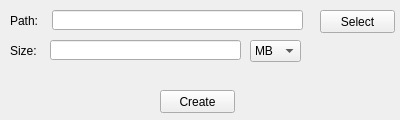
<?xml version="1.0" encoding="UTF-8"?>
<ui version="4.0">
 <class>CreateContainerWindow</class>
 <widget class="QWidget" name="CreateContainerWindow">
  <property name="geometry">
   <rect>
    <x>0</x>
    <y>0</y>
    <width>400</width>
    <height>120</height>
   </rect>
  </property>
  <property name="sizePolicy">
   <sizepolicy hsizetype="Fixed" vsizetype="Fixed">
    <horstretch>0</horstretch>
    <verstretch>0</verstretch>
   </sizepolicy>
  </property>
  <property name="minimumSize">
   <size>
    <width>400</width>
    <height>120</height>
   </size>
  </property>
  <property name="maximumSize">
   <size>
    <width>400</width>
    <height>120</height>
   </size>
  </property>
  <property name="windowTitle">
   <string>FractalCrypt</string>
  </property>
  <property name="windowIcon">
   <iconset resource="../resources.qrc">
    <normaloff>:/img/logo.png</normaloff>:/img/logo.png</iconset>
  </property>
  <widget class="QPushButton" name="selectPathButton">
   <property name="geometry">
    <rect>
     <x>320</x>
     <y>10</y>
     <width>75</width>
     <height>23</height>
    </rect>
   </property>
   <property name="text">
    <string>Select</string>
   </property>
  </widget>
  <widget class="QLabel" name="pathLabel">
   <property name="geometry">
    <rect>
     <x>10</x>
     <y>10</y>
     <width>31</width>
     <height>21</height>
    </rect>
   </property>
   <property name="text">
    <string>Path:</string>
   </property>
  </widget>
  <widget class="QPushButton" name="createButton">
   <property name="geometry">
    <rect>
     <x>160</x>
     <y>90</y>
     <width>75</width>
     <height>23</height>
    </rect>
   </property>
   <property name="text">
    <string>Create</string>
   </property>
  </widget>
  <widget class="QLabel" name="sizeLabel">
   <property name="geometry">
    <rect>
     <x>10</x>
     <y>40</y>
     <width>31</width>
     <height>21</height>
    </rect>
   </property>
   <property name="text">
    <string>Size:</string>
   </property>
  </widget>
  <widget class="QLineEdit" name="pathLineEdit">
   <property name="geometry">
    <rect>
     <x>52</x>
     <y>10</y>
     <width>251</width>
     <height>20</height>
    </rect>
   </property>
  </widget>
  <widget class="QComboBox" name="comboBox">
   <property name="geometry">
    <rect>
     <x>250</x>
     <y>40</y>
     <width>51</width>
     <height>22</height>
    </rect>
   </property>
   <property name="currentIndex">
    <number>1</number>
   </property>
   <item>
    <property name="text">
     <string>KB</string>
    </property>
   </item>
   <item>
    <property name="text">
     <string>MB</string>
    </property>
   </item>
   <item>
    <property name="text">
     <string>GB</string>
    </property>
   </item>
  </widget>
  <widget class="QLineEdit" name="sizeLineEdit">
   <property name="geometry">
    <rect>
     <x>50</x>
     <y>40</y>
     <width>191</width>
     <height>20</height>
    </rect>
   </property>
   <property name="text">
    <string/>
   </property>
  </widget>
 </widget>
 <resources>
  <include location="../resources.qrc"/>
 </resources>
 <connections/>
</ui>
